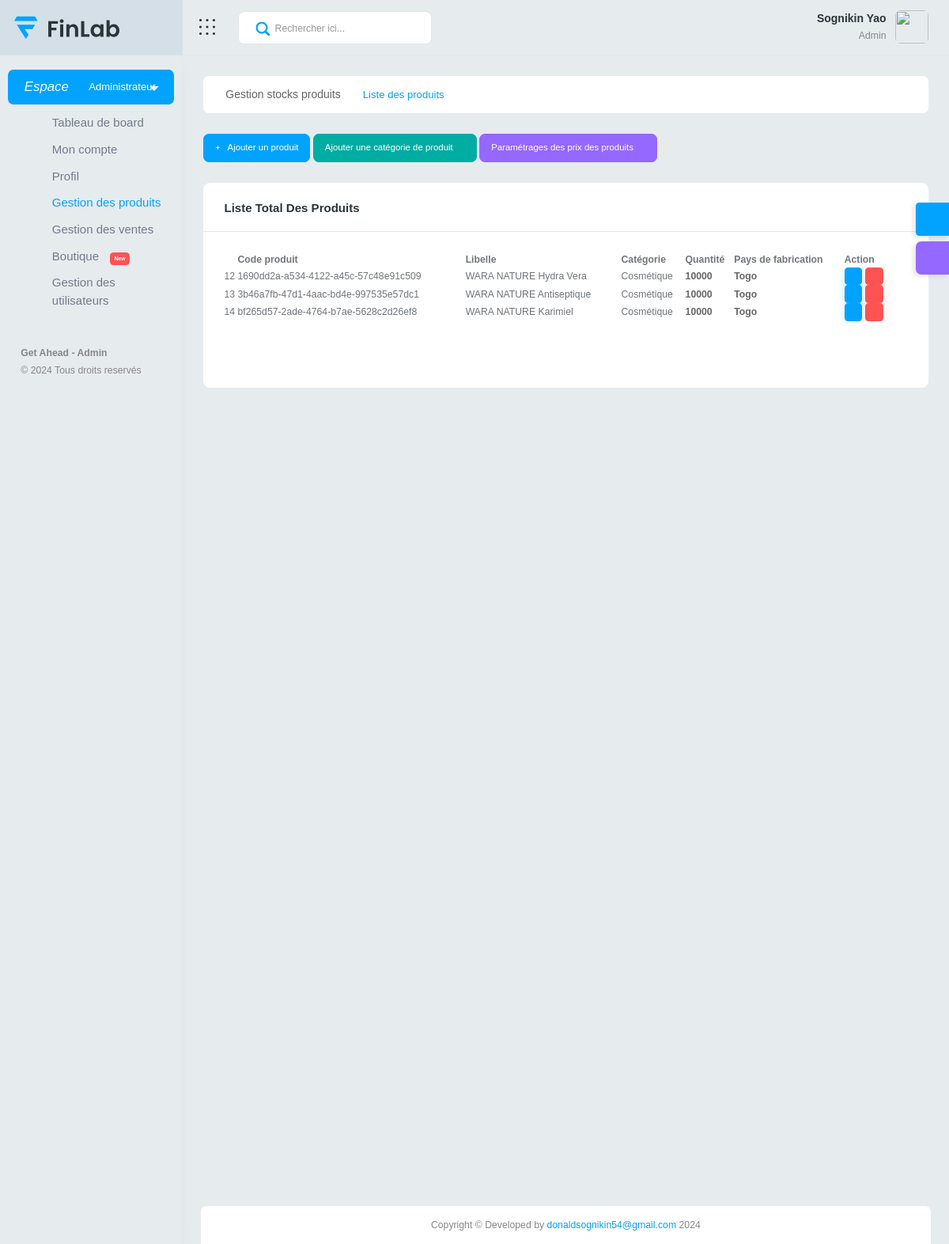
Page /affiliation/liste-des-produit (signed in) on the earlier database version.
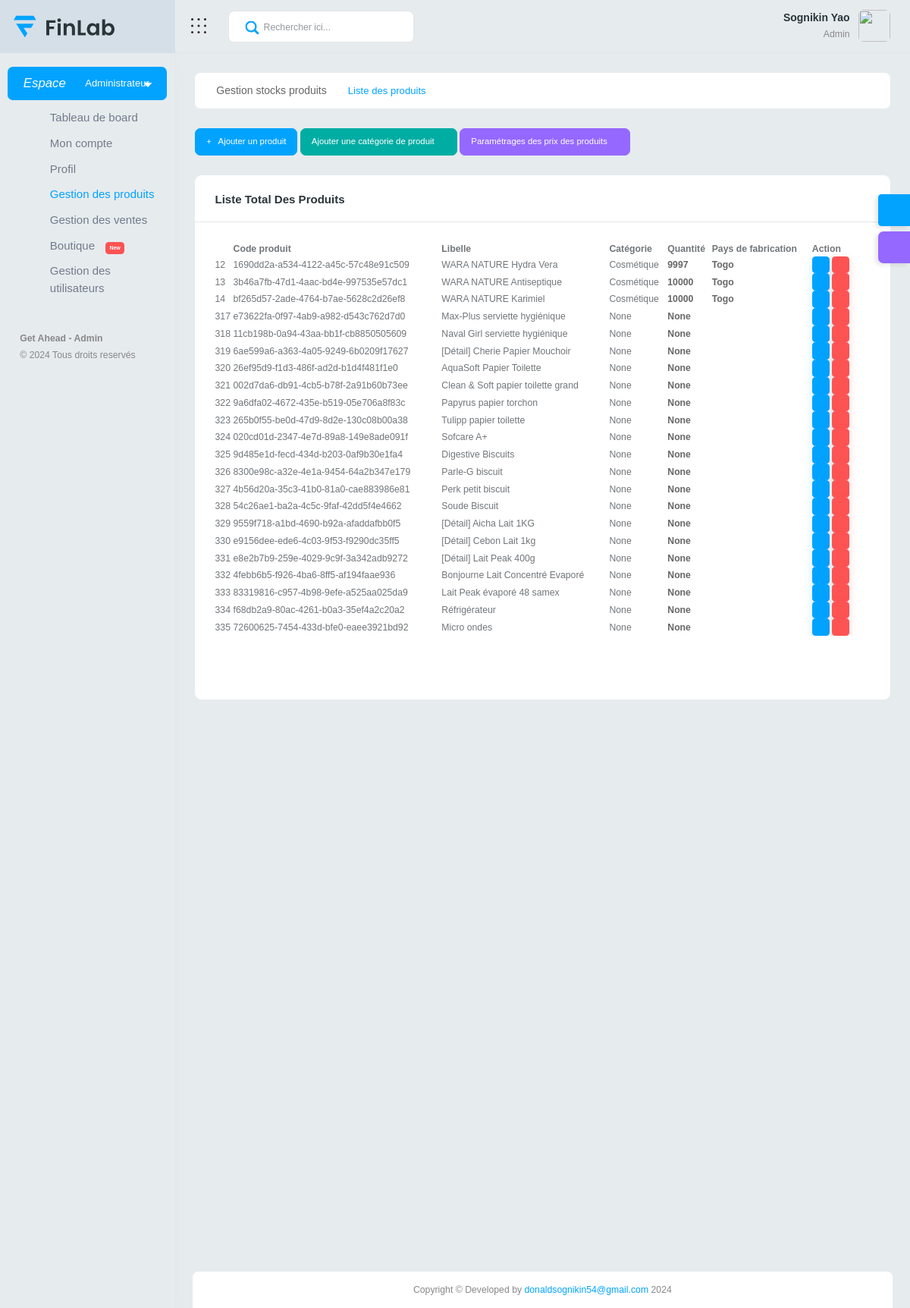
Same page on the later database version.
### affiliation/models.py (models this page shows, shortened)
class Produit(models.Model):
    codeproduit = models.UUIDField(default=uuid.uuid4, editable=False, unique=True)
    libelle = models.CharField(max_length=100, verbose_name="Désignation du produit")
    description = models.TextField(null=True)
    categorie = models.ForeignKey(CategorieProduit, on_delete=models.SET_NULL, null=True)
    quantite = models.IntegerField(null=True)
    madein = models.CharField(max_length=100, blank=True, verbose_name="Pays de fabrication")
    image1 = models.ImageField(null=True, upload_to="produits/")
    image2 = models.ImageField(null=True, blank=True, upload_to="produits/")
    image3 = models.ImageField(null=True, blank=True, upload_to="produits/")
    image4 = models.ImageField(null=True, blank=True, upload_to="produits/")
    image5 = models.ImageField(null=True, blank=True, upload_to="produits/")
    marque = models.CharField(max_length=100, null=True, blank=True)
    modele = models.CharField(max_length=100, null=True, blank=True)
    forme = models.CharField(max_length=100, null=True, blank=True)
    couleur = models.CharField(max_length=100, null=True, blank=True)
    date = models.DateTimeField(auto_now_add=True)
    archive = models.BooleanField(default=False)

class CategorieProduit(models.Model):
    libelle = models.CharField(max_length=255, unique=True, null=False, verbose_name="Renseigner la catégorie du produit")
    seuil = models.DecimalField(max_digits=10, decimal_places=2, null=True)  # Seuil pour générer des points (ex: 8000)
    points_initial = models.IntegerField(default=5)  # Points pour le premier seuil atteint
    points_suivants = models.IntegerField(default=3)  # Points pour les seuils suivants
    points_par_parrainage = models.IntegerField(default=5)  # Points pour le parrainage
    date = models.DateTimeField(auto_now_add=True)
    archive = models.BooleanField(default=False)
    def __str__(self):
        return self.libelle

### affiliation/views.py (the view)
# urls.py: url(r'^(?P<id>\d+)/suppression-stock-de-produit$', views.deletestock, name="deletestock"),
@login_required
def stock(request):
    products = Produit.objects.filter(archive=False)
    return render(request, 'stock/stock.html', locals())

### affiliation/models.py (called while the page is built)
    def __str__(self):
        return f"{self.nom} {self.prenom}"

### affiliation/templates/stock/stock.html (shortened to what this page needs)
{% extends "base.html" %}
{% load static %}
{% block link %}
<link href="{% static 'vendor/datatables/css/jquery.dataTables.min.css' %}" rel="stylesheet">
<link href="{% static 'vendor/datatables/responsive/responsive.css' %}" rel="stylesheet">
<link href="{% static 'vendor/bootstrap-select/dist/css/bootstrap-select.min.css' %}" rel="stylesheet">
  <link href="../css2?family=Material+Icons" rel="stylesheet">
<link href="{% static 'css/style.css' %}" rel="stylesheet">
{% endblock %}
{% block content %}
<div class="content-body default-height">
    <div class="container-fluid">
        <div class="row">
            <div class="col-xl-12">
                <div class="page-titles">
                    <nav style="--bs-breadcrumb-divider: '>';" aria-label="breadcrumb">
                        <ol class="breadcrumb">
                          <li class="breadcrumb-item"><a href="#">Gestion stocks produits</a></li>
                          <li class="breadcrumb-item active" aria-current="page">Liste des produits</li>
                        </ol>
                      </nav>
                </div>
            </div>
            <div class="col-12">
                <div>
                    <a href="{% url 'addproduct' %}" class="btn btn-sm btn-primary mb-4">
                        <i class="fas fa-plus"></i> &nbsp; Ajouter un produit</a>
                    <a href="{% url 'categorieproduct' %}" class="btn btn-sm btn-info mb-4">
                         Ajouter une catégorie de produit &nbsp;<i class="fas fa-angle-right"></i></a>
                    <a href="{% url 'prixproduit' %}" class="btn btn-sm btn-secondary mb-4">
                         Paramétrages des prix des produits &nbsp;<i class="fas fa-angle-right"></i></a>
                </div>
                <div class="card">
                    <div class="card-header">
                        <h4 class="card-title">Liste total des produits</h4>
                    </div>
                    <div class="card-body">
                        <div class="table-responsive">
                            <table id="example3" class="display" style="min-width: 845px">
                                <thead>
                                    <tr>
                                        <th></th>
                                        <th>Code produit</th>
                                        <th>Libelle</th>
                                        <th>Catégorie</th>
                                        <th>Quantité</th>
                                        <th>Pays de fabrication</th>
                                        <th>Action</th>
                                    </tr>
                                </thead>
                                <tbody>
                                    {% include "stock/liststock.html" %}
                                </tbody>
                            </table>
                        </div>
                    </div>
                </div>
            </div>
        </div>
    </div>
</div>
{% endblock %}

### affiliation/templates/stock/liststock.html (shortened to what this page needs)
{% for product in products %}
<tr>
    <td>{{product.id}}</td>
    <td>{{product.codeproduit}}</td>
    <td>{{product.libelle}}</td>
    <td>{{product.categorie}}</td>
    <td><a href="javascript:void(0);"><strong>{{product.quantite}}</strong></a></td>
    <td><a href="javascript:void(0);"><strong>{{product.madein}}</strong></a></td>
    <td>
        <div class="d-flex">
            <button class="btn btn-primary shadow btn-xs sharp me-1 show-form-update" data-url="{% url 'updatestock' product.id %}"><i class="fas fa-pencil-alt"></i></button>
            <button class="btn btn-danger shadow btn-xs sharp show-form-delete" data-url="{% url 'deletestock' product.id %}"><i class="fa fa-trash"></i></button>
        </div>
    </td>
</tr>
{% endfor %}

Differences in the rows shown:
changed Produit "1690dd2a-a534-4122-a45c-57c48e91c509": quantite "10000" → "9997"
added Produit: id "317", codeproduit "e73622fa-0f97-4ab9-a982-d543c762d7d0", libelle "Max-Plus serviette hygiénique", categorie "None", quantite "None"
added Produit: id "318", codeproduit "11cb198b-0a94-43aa-bb1f-cb8850505609", libelle "Naval Girl serviette hygiénique", categorie "None", quantite "None"
added Produit: id "319", codeproduit "6ae599a6-a363-4a05-9249-6b0209f17627", libelle "[Détail] Cherie Papier Mouchoir", categorie "None", quantite "None"
added Produit: id "320", codeproduit "26ef95d9-f1d3-486f-ad2d-b1d4f481f1e0", libelle "AquaSoft Papier Toilette", categorie "None", quantite "None"
added Produit: id "321", codeproduit "002d7da6-db91-4cb5-b78f-2a91b60b73ee", libelle "Clean & Soft papier toilette grand", categorie "None", quantite "None"
added Produit: id "322", codeproduit "9a6dfa02-4672-435e-b519-05e706a8f83c", libelle "Papyrus papier torchon", categorie "None", quantite "None"
added Produit: id "323", codeproduit "265b0f55-be0d-47d9-8d2e-130c08b00a38", libelle "Tulipp papier toilette", categorie "None", quantite "None"
added Produit: id "324", codeproduit "020cd01d-2347-4e7d-89a8-149e8ade091f", libelle "Sofcare A+", categorie "None", quantite "None"
added Produit: id "325", codeproduit "9d485e1d-fecd-434d-b203-0af9b30e1fa4", libelle "Digestive Biscuits", categorie "None", quantite "None"
added Produit: id "326", codeproduit "8300e98c-a32e-4e1a-9454-64a2b347e179", libelle "Parle-G biscuit", categorie "None", quantite "None"
added Produit: id "327", codeproduit "4b56d20a-35c3-41b0-81a0-cae883986e81", libelle "Perk petit biscuit", categorie "None", quantite "None"
added Produit: id "328", codeproduit "54c26ae1-ba2a-4c5c-9faf-42dd5f4e4662", libelle "Soude Biscuit", categorie "None", quantite "None"
added Produit: id "329", codeproduit "9559f718-a1bd-4690-b92a-afaddafbb0f5", libelle "[Détail] Aicha Lait 1KG", categorie "None", quantite "None"
added Produit: id "330", codeproduit "e9156dee-ede6-4c03-9f53-f9290dc35ff5", libelle "[Détail] Cebon Lait 1kg", categorie "None", quantite "None"
added Produit: id "331", codeproduit "e8e2b7b9-259e-4029-9c9f-3a342adb9272", libelle "[Détail] Lait Peak 400g", categorie "None", quantite "None"
added Produit: id "332", codeproduit "4febb6b5-f926-4ba6-8ff5-af194faae936", libelle "Bonjourne Lait Concentré Evaporé", categorie "None", quantite "None"
added Produit: id "333", codeproduit "83319816-c957-4b98-9efe-a525aa025da9", libelle "Lait Peak évaporé 48 samex", categorie "None", quantite "None"
added Produit: id "334", codeproduit "f68db2a9-80ac-4261-b0a3-35ef4a2c20a2", libelle "Réfrigérateur", categorie "None", quantite "None"
added Produit: id "335", codeproduit "72600625-7454-433d-bfe0-eaee3921bd92", libelle "Micro ondes", categorie "None", quantite "None"
